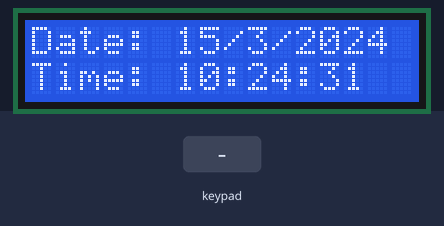
The sketch below on a simulated Arduino Uno, built with avr-gcc and run on an emulated ATmega328P. Parts: 16×2 character LCD. The inputs (shaded band) are chosen by the test bench. The local clock reads 2024-03-15 10:24:30 at power-on unless the sketch sets it.

Above: at 1.2 s.
1.3 s: key '*' pressed
At 2.0 s:
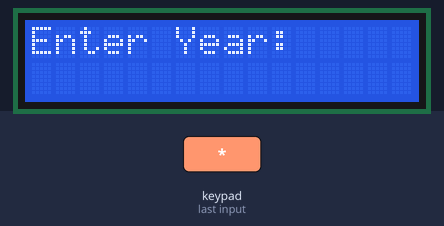
3.2 s: keypad keys 9 8 7 6 # pressed 0.764 s apart
At 7.5 s:
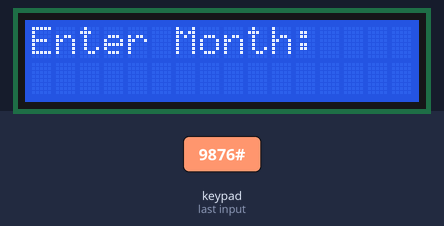
8.5 s: key '#' pressed
At 9.7 s:
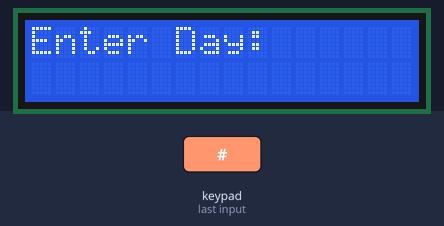
10.0 s: keypad keys 5 4 3 # pressed 0.764 s apart
At 13.4 s:
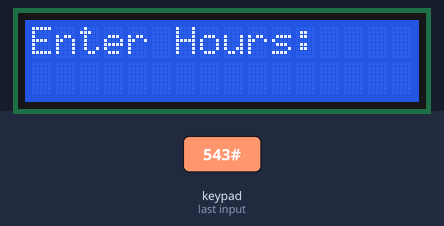
14.5 s: keypad keys 1 3 9 7 # pressed 0.764 s apart
At 18.5 s:
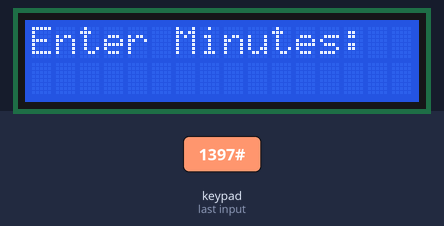
19.8 s: key '#' pressed
At 20.6 s:
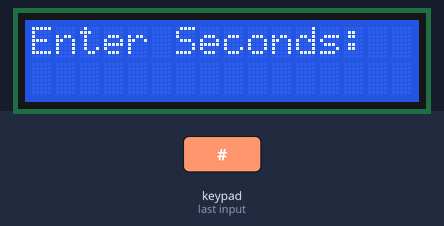
Timing chart, 0 to 22.3 s (numbered marks = the images above; inputs shaded):
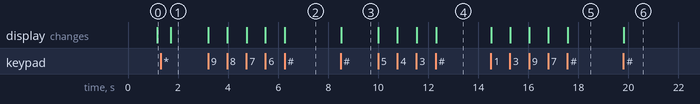

The sketch:

Digital_Clock_ArduinoIDE.ino
```cpp
#include <LiquidCrystal_I2C.h>
#include <RtcDS1302.h>
#include <Keypad.h>

const byte ROWS = 4; // Four rows
const byte COLS = 3; // Three columns

char hexaKeys[ROWS][COLS] = {
  {'1', '2', '3'},
  {'4', '5', '6'},
  {'7', '8', '9'},
  {'*', '0', '#'}
};

byte rowPins[ROWS] = {9, 8, 7, 6};  // Row pinouts
byte colPins[COLS] = {5, 4, 3};     // Column pinouts

Keypad customKeypad = Keypad(makeKeymap(hexaKeys), rowPins, colPins, ROWS, COLS);

LiquidCrystal_I2C lcd(0x27, 16, 2);  // LCD Object

ThreeWire myWire(11, 10, 12);        // DAT, CLK, RST
RtcDS1302<ThreeWire> Rtc(myWire);    // RTC Object

void setup() {
  lcd.init();
  lcd.backlight();
  lcd.clear();

  Rtc.Begin();

  if (!Rtc.GetIsRunning()) {  // Only set if RTC is not running
    Rtc.SetDateTime(RtcDateTime(2025, 2, 13, 12, 0, 0));  // Set a default date & time
  }
}

void loop() {
  RtcDateTime now = Rtc.GetDateTime();
  lcd.clear();
  lcd.setCursor(0, 0);
  lcd.print("Date: ");
  lcd.print(now.Day());
  lcd.print("/");
  lcd.print(now.Month());
  lcd.print("/");
  lcd.print(now.Year());

  lcd.setCursor(0, 1);
  lcd.print("Time: ");
  lcd.print(now.Hour());
  lcd.print(":");
  lcd.print(now.Minute());
  lcd.print(":");
  lcd.print(now.Second());

  char c = customKeypad.getKey();
  if (c == '*') {
    lcd.clear();
    lcd.setCursor(0, 0);
    lcd.print("Enter Year: ");
    int year = getData();

    lcd.clear();
    lcd.setCursor(0, 0);
    lcd.print("Enter Month: ");
    int month = getData();

    lcd.clear();
    lcd.setCursor(0, 0);
    lcd.print("Enter Day: ");
    int day = getData();

    lcd.clear();
    lcd.setCursor(0, 0);
    lcd.print("Enter Hours: ");
    int hour = getData();

    lcd.clear();
    lcd.setCursor(0, 0);
    lcd.print("Enter Minutes: ");
    int minute = getData();

    lcd.clear();
    lcd.setCursor(0, 0);
    lcd.print("Enter Seconds: ");
    int second = getData();

    RtcDateTime newTime(year, month, day, hour, minute, second);
    Rtc.SetDateTime(newTime);
  }

  delay(500);
}

int getData() {
  String container = "";
  lcd.setCursor(0, 1);

  while (true) {
    char c = customKeypad.getKey();
    if (c == '#') {
      break;
    } else if (c != NO_KEY && isDigit(c)) {
      container += c;
      lcd.print(c);
    }
  }

  return container.toInt();
}
```

Measured:
- after the input at 1.3 s, the display: changes after 0.42 s (image 1)
- after the input at 3.2 s, the display: first changes at once (image 2 shows a later state)
- after the input at 8.5 s, the display: changes at once (image 3)
- after the input at 10.0 s, the display: first changes at once (image 4 shows a later state)
- after the input at 14.5 s, the display: first changes at once (image 5 shows a later state)
- after the input at 19.8 s, the display: changes at once (image 6)
